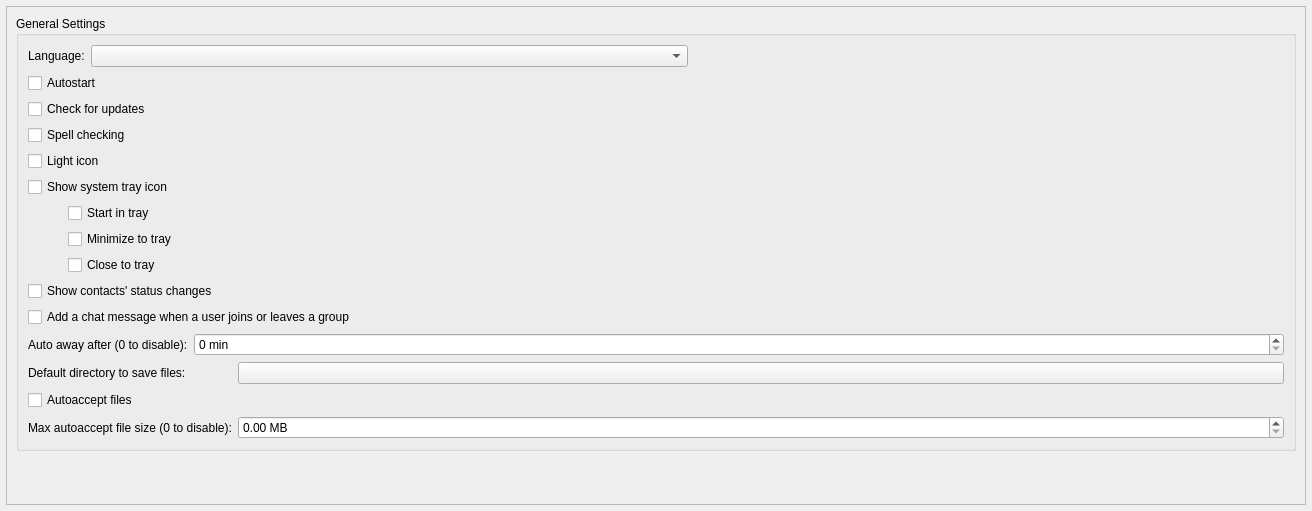
<?xml version="1.0" encoding="UTF-8"?>
<ui version="4.0">
 <class>GeneralSettings</class>
 <widget class="QWidget" name="GeneralSettings">
  <property name="geometry">
   <rect>
    <x>0</x>
    <y>0</y>
    <width>1312</width>
    <height>511</height>
   </rect>
  </property>
  <property name="windowTitle">
   <string notr="true">Form</string>
  </property>
  <layout class="QVBoxLayout" name="verticalLayout_2">
   <property name="leftMargin">
    <number>6</number>
   </property>
   <property name="topMargin">
    <number>6</number>
   </property>
   <property name="rightMargin">
    <number>6</number>
   </property>
   <property name="bottomMargin">
    <number>6</number>
   </property>
   <item>
    <widget class="VerticalOnlyScroller" name="scrollArea">
     <property name="widgetResizable">
      <bool>true</bool>
     </property>
     <property name="alignment">
      <set>Qt::AlignLeading|Qt::AlignLeft|Qt::AlignTop</set>
     </property>
     <widget class="QWidget" name="scrollAreaWidgetContents">
      <property name="geometry">
       <rect>
        <x>0</x>
        <y>0</y>
        <width>1298</width>
        <height>497</height>
       </rect>
      </property>
      <layout class="QVBoxLayout" name="verticalLayout_4" stretch="0,0">
       <property name="spacing">
        <number>32</number>
       </property>
       <property name="topMargin">
        <number>9</number>
       </property>
       <item alignment="Qt::AlignTop">
        <widget class="QGroupBox" name="generalGroup">
         <property name="title">
          <string>General Settings</string>
         </property>
         <layout class="QVBoxLayout" name="verticalLayout_3">
          <item>
           <layout class="QHBoxLayout" name="generalLayout">
            <item>
             <widget class="QLabel" name="transLabel">
              <property name="toolTip">
               <string>The translation may not load until Khandaq restarts.</string>
              </property>
              <property name="text">
               <string>Language:</string>
              </property>
             </widget>
            </item>
            <item>
             <widget class="QComboBox" name="transComboBox">
              <property name="sizePolicy">
               <sizepolicy hsizetype="Expanding" vsizetype="Fixed">
                <horstretch>0</horstretch>
                <verstretch>0</verstretch>
               </sizepolicy>
              </property>
              <property name="toolTip">
               <string>The translation may not load until Khandaq restarts.</string>
              </property>
             </widget>
            </item>
            <item>
             <spacer name="generalSpacer">
              <property name="orientation">
               <enum>Qt::Horizontal</enum>
              </property>
              <property name="sizeHint" stdset="0">
               <size>
                <width>40</width>
                <height>20</height>
               </size>
              </property>
             </spacer>
            </item>
           </layout>
          </item>
          <item>
           <layout class="QVBoxLayout" name="startupLayout">
            <item>
             <widget class="QCheckBox" name="cbAutorun">
              <property name="toolTip">
               <string>Start Khandaq on operating system startup (current profile).</string>
              </property>
              <property name="text">
               <string>Autostart</string>
              </property>
             </widget>
            </item>
            <item>
             <widget class="QCheckBox" name="checkUpdates">
              <property name="text">
               <string>Check for updates</string>
              </property>
             </widget>
            </item>
           </layout>
          </item>
          <item>
           <layout class="QVBoxLayout" name="verticalLayout_6">
            <item>
             <widget class="QCheckBox" name="cbSpellChecking">
              <property name="text">
               <string>Spell checking</string>
              </property>
             </widget>
            </item>
            <item>
             <widget class="QCheckBox" name="lightTrayIcon">
              <property name="sizePolicy">
               <sizepolicy hsizetype="Minimum" vsizetype="Minimum">
                <horstretch>0</horstretch>
                <verstretch>0</verstretch>
               </sizepolicy>
              </property>
              <property name="toolTip">
               <string comment="toolTip for light icon setting">Enable light tray icon.</string>
              </property>
              <property name="text">
               <string>Light icon</string>
              </property>
             </widget>
            </item>
            <item>
             <widget class="QCheckBox" name="showSystemTray">
              <property name="enabled">
               <bool>true</bool>
              </property>
              <property name="sizePolicy">
               <sizepolicy hsizetype="Minimum" vsizetype="Minimum">
                <horstretch>0</horstretch>
                <verstretch>0</verstretch>
               </sizepolicy>
              </property>
              <property name="text">
               <string>Show system tray icon</string>
              </property>
             </widget>
            </item>
            <item>
             <layout class="QVBoxLayout" name="verticalLayout_8">
              <property name="leftMargin">
               <number>40</number>
              </property>
              <item>
               <widget class="QCheckBox" name="startInTray">
                <property name="sizePolicy">
                 <sizepolicy hsizetype="Minimum" vsizetype="Minimum">
                  <horstretch>0</horstretch>
                  <verstretch>0</verstretch>
                 </sizepolicy>
                </property>
                <property name="toolTip">
                 <string comment="toolTip for Start in tray setting">Khandaq will start minimized in tray.</string>
                </property>
                <property name="text">
                 <string>Start in tray</string>
                </property>
               </widget>
              </item>
              <item>
               <widget class="QCheckBox" name="minimizeToTray">
                <property name="sizePolicy">
                 <sizepolicy hsizetype="Minimum" vsizetype="Minimum">
                  <horstretch>0</horstretch>
                  <verstretch>0</verstretch>
                 </sizepolicy>
                </property>
                <property name="toolTip">
                 <string comment="toolTip for minimize to tray setting">After pressing minimize (_) Khandaq will minimize to tray,
instead of system taskbar.</string>
                </property>
                <property name="text">
                 <string>Minimize to tray</string>
                </property>
               </widget>
              </item>
              <item>
               <widget class="QCheckBox" name="closeToTray">
                <property name="sizePolicy">
                 <sizepolicy hsizetype="Minimum" vsizetype="Minimum">
                  <horstretch>0</horstretch>
                  <verstretch>0</verstretch>
                 </sizepolicy>
                </property>
                <property name="toolTip">
                 <string comment="toolTip for close to tray setting">After pressing close (X) Khandaq will close to tray,
instead of closing entirely.</string>
                </property>
                <property name="text">
                 <string>Close to tray</string>
                </property>
               </widget>
              </item>
             </layout>
            </item>
            <item>
             <widget class="QCheckBox" name="statusChanges">
              <property name="text">
               <string>Show contacts' status changes</string>
              </property>
             </widget>
            </item>
            <item>
             <widget class="QCheckBox" name="groupJoinLeaveMessages">
              <property name="text">
               <string>Add a chat message when a user joins or leaves a group</string>
              </property>
             </widget>
            </item>
           </layout>
          </item>
          <item>
           <layout class="QHBoxLayout" name="autoAwayLayout">
            <item>
             <widget class="QLabel" name="autoAwayLabel">
              <property name="toolTip">
               <string>Your status is changed to Away after set period of inactivity.</string>
              </property>
              <property name="layoutDirection">
               <enum>Qt::LeftToRight</enum>
              </property>
              <property name="text">
               <string>Auto away after (0 to disable):</string>
              </property>
             </widget>
            </item>
            <item>
             <widget class="QSpinBox" name="autoAwaySpinBox">
              <property name="sizePolicy">
               <sizepolicy hsizetype="Expanding" vsizetype="Fixed">
                <horstretch>0</horstretch>
                <verstretch>0</verstretch>
               </sizepolicy>
              </property>
              <property name="toolTip">
               <string>Set to 0 to disable</string>
              </property>
              <property name="showGroupSeparator" stdset="0">
               <bool>true</bool>
              </property>
              <property name="suffix">
               <string notr="true"> min</string>
              </property>
              <property name="minimum">
               <number>0</number>
              </property>
              <property name="maximum">
               <number>2147483647</number>
              </property>
             </widget>
            </item>
           </layout>
          </item>
          <item>
           <layout class="QFormLayout" name="formLayout_2">
            <property name="leftMargin">
             <number>0</number>
            </property>
            <item row="2" column="0">
             <widget class="QLabel" name="label">
              <property name="text">
               <string>Default directory to save files:</string>
              </property>
             </widget>
            </item>
            <item row="2" column="1">
             <widget class="QPushButton" name="autoSaveFilesDir">
              <property name="sizePolicy">
               <sizepolicy hsizetype="Expanding" vsizetype="Fixed">
                <horstretch>0</horstretch>
                <verstretch>0</verstretch>
               </sizepolicy>
              </property>
              <property name="toolTip">
               <string>Set where files will be saved.</string>
              </property>
             </widget>
            </item>
            <item row="3" column="0">
             <widget class="QCheckBox" name="autoacceptFiles">
              <property name="sizePolicy">
               <sizepolicy hsizetype="Minimum" vsizetype="Minimum">
                <horstretch>0</horstretch>
                <verstretch>0</verstretch>
               </sizepolicy>
              </property>
              <property name="toolTip">
               <string comment="autoaccept cb tooltip">You can set this on a per-friend basis by right clicking individual friends.</string>
              </property>
              <property name="text">
               <string>Autoaccept files</string>
              </property>
             </widget>
            </item>
            <item row="4" column="0">
             <widget class="QLabel" name="maxAutoAcceptSizeLabel">
              <property name="text">
               <string>Max autoaccept file size (0 to disable):</string>
              </property>
             </widget>
            </item>
            <item row="4" column="1">
             <widget class="QDoubleSpinBox" name="maxAutoAcceptSizeMB">
              <property name="suffix">
               <string> MB</string>
              </property>
             </widget>
            </item>
           </layout>
          </item>
         </layout>
        </widget>
       </item>
       <item>
        <spacer name="verticalSpacer">
         <property name="orientation">
          <enum>Qt::Vertical</enum>
         </property>
         <property name="sizeHint" stdset="0">
          <size>
           <width>20</width>
           <height>40</height>
          </size>
         </property>
        </spacer>
       </item>
      </layout>
     </widget>
    </widget>
   </item>
  </layout>
 </widget>
 <customwidgets>
  <customwidget>
   <class>VerticalOnlyScroller</class>
   <extends>QScrollArea</extends>
   <header>src/widget/form/settings/verticalonlyscroller.h</header>
   <container>1</container>
  </customwidget>
 </customwidgets>
 <tabstops>
  <tabstop>scrollArea</tabstop>
  <tabstop>transComboBox</tabstop>
  <tabstop>cbAutorun</tabstop>
  <tabstop>checkUpdates</tabstop>
  <tabstop>lightTrayIcon</tabstop>
  <tabstop>showSystemTray</tabstop>
  <tabstop>startInTray</tabstop>
  <tabstop>minimizeToTray</tabstop>
  <tabstop>closeToTray</tabstop>
  <tabstop>statusChanges</tabstop>
  <tabstop>groupJoinLeaveMessages</tabstop>
  <tabstop>autoAwaySpinBox</tabstop>
  <tabstop>autoSaveFilesDir</tabstop>
  <tabstop>autoacceptFiles</tabstop>
 </tabstops>
 <resources/>
 <connections>
  <connection>
   <sender>showSystemTray</sender>
   <signal>toggled(bool)</signal>
   <receiver>closeToTray</receiver>
   <slot>setEnabled(bool)</slot>
   <hints>
    <hint type="sourcelabel">
     <x>205</x>
     <y>146</y>
    </hint>
    <hint type="destinationlabel">
     <x>224</x>
     <y>178</y>
    </hint>
   </hints>
  </connection>
  <connection>
   <sender>showSystemTray</sender>
   <signal>toggled(bool)</signal>
   <receiver>minimizeToTray</receiver>
   <slot>setEnabled(bool)</slot>
   <hints>
    <hint type="sourcelabel">
     <x>180</x>
     <y>144</y>
    </hint>
    <hint type="destinationlabel">
     <x>359</x>
     <y>178</y>
    </hint>
   </hints>
  </connection>
  <connection>
   <sender>showSystemTray</sender>
   <signal>toggled(bool)</signal>
   <receiver>startInTray</receiver>
   <slot>setEnabled(bool)</slot>
   <hints>
    <hint type="sourcelabel">
     <x>105</x>
     <y>144</y>
    </hint>
    <hint type="destinationlabel">
     <x>119</x>
     <y>177</y>
    </hint>
   </hints>
  </connection>
 </connections>
</ui>
